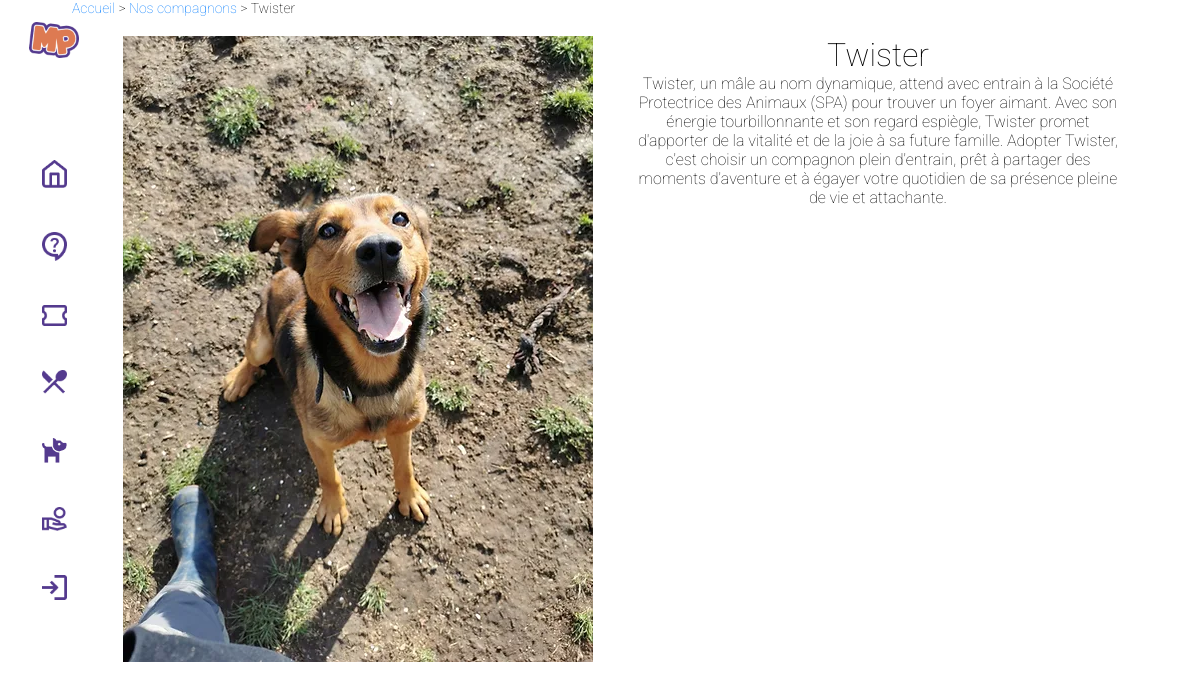
Page /animal.php?id=31 on the committed database.
### tables this page shows
CREATE TABLE `pet` (
  `id_pet` int(11) NOT NULL,
  `pet_name` varchar(255) DEFAULT NULL,
  `pet_date_of_birth` date DEFAULT NULL,
  `pet_sex` tinyint(1) DEFAULT NULL,
  `is_trial` tinyint(1) DEFAULT NULL,
  `is_adopted` tinyint(1) DEFAULT NULL,
  `adoption_date` date DEFAULT NULL,
  `bio` text DEFAULT NULL,
  `id_cat` int(11) DEFAULT NULL
);

CREATE TABLE `picture` (
  `id_pic` int(11) NOT NULL,
  `path` varchar(255) DEFAULT NULL,
  `id_pet` int(11) DEFAULT NULL
);

### animal.php (the view, shortened to what this page needs)
<?php
include("config/config.php");
$bdd = new PDO('mysql:host=' . $host . ';port=' . $port . ';dbname=' . $dbname, $username, $password);
$id = $_GET["id"];
$requete = 'SELECT *
FROM pet
INNER JOIN category
ON pet.id_cat = category.id_cat
INNER JOIN picture
ON pet.id_pet = picture.id_pet
WHERE pet.id_pet=' . $id . '';
$resultats = $bdd->query($requete);
if ($resultats && $resultats->rowCount() > 0) {
    $tabpet = $resultats->fetch(PDO::FETCH_ASSOC);
}
$nom = $tabpet['pet_name'];
$bio = $tabpet['bio'];
?>
<!DOCTYPE html>
<html lang="fr">
<head>
    <?php include("element/head.php") ?>
</head>
<body>
    <?php include("element/navbar.php") ?>
    <main class="main-content">
        <div class="fil_arianne">
            <a href="index.php">Accueil</a> &gt;
            <a href="animaux.php">Nos compagnons</a> &gt;
            <span>
                <?php echo $nom ?>
            </span>
        </div>
        <div class="animal_container">
            <div class="animal_wrapper">
                <section class="animal_image">
                    <img src="<?php echo $tabpet['path'] ?>" alt="">
                </section>
            </div>
            <div class="animal_wrapper">
                <h1 class="animal_name">
                    <?php echo $nom ?>
                </h1>
                <section>
                    <p>
                        <?php echo $bio ?>
                    </p>
                </section>
            </div>
        </div>
    </main>
</body>
</html>

### css/style.css (style rules this page uses)
.fil_arianne { font-size: 14px; margin-left: 3vw; }
.fil_arianne a { text-decoration: none; color: #007bff; }
.main-content { padding-left: 3vw; }
.animal_container { display: flex; flex-wrap: wrap; justify-content: center; }
.animal_wrapper { width: 40vw; margin: 10px; padding: 10px; text-align: center; }
* { font-family: 'Roboto', sans-serif; font-weight: 100; transition: all 1s; }
* { font-family: "Roboto", sans-serif; font-weight: 100; margin: 0; }

### rows in the picture
pet: pet_name "Twister", picture.path (picture), bio "Twister, un mâle au nom dynamique, attend avec entrain à la Société Protectrice des Animaux (SPA) pour trouver un foyer aimant. Avec son énergie tourbillonnante et son regard espiègle, Twister promet d'apporter de la vitalité et de la joie à sa future famille. Adopter Twister, c'est choisir un compagnon plein d'entrain, prêt à partager des moments d'aventure et à égayer votre quotidien de sa présence pleine de vie et attachante."
